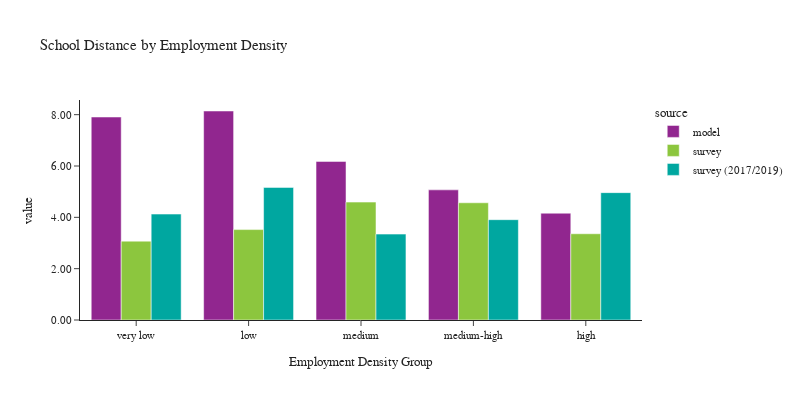

Notebook code cell kept with this figure:
### Code cell
plot_school_location(df_students, 'emp_density_group', 'Employment Density', 'Employment Density Group')

### Figure 1 — Plotly figure (JSON) as saved in the notebook; plotly's stock layout.template omitted (floating-point values rounded to 4 significant figures)
{"data": [{"alignmentgroup": "True", "customdata": [[202154], [87701], [278913], [241406], [162943]], "hovertemplate": "source=model<br>emp_density_group=%{x}<br>value=%{y}<br>sample count=%{customdata[0]}<extra></extra>", "legendgroup": "model", "marker": {"color": "#91268F", "pattern": {"shape": ""}}, "name": "model", "offsetgroup": "model", "orientation": "v", "showlegend": true, "textposition": "auto", "type": "bar", "x": ["very low", "low", "medium", "medium-high", "high"], "xaxis": "x", "y": [7.908, 8.143, 6.179, 5.071, 4.161], "yaxis": "y"}, {"alignmentgroup": "True", "customdata": [[253], [83], [221], [229], [111]], "hovertemplate": "source=survey<br>emp_density_group=%{x}<br>value=%{y}<br>sample count=%{customdata[0]}<extra></extra>", "legendgroup": "survey", "marker": {"color": "#8CC63E", "pattern": {"shape": ""}}, "name": "survey", "offsetgroup": "survey", "orientation": "v", "showlegend": true, "textposition": "auto", "type": "bar", "x": ["very low", "low", "medium", "medium-high", "high"], "xaxis": "x", "y": [3.073, 3.522, 4.594, 4.567, 3.36], "yaxis": "y"}, {"alignmentgroup": "True", "customdata": [[118], [29], [138], [102], [64]], "hovertemplate": "source=survey (2017/2019)<br>emp_density_group=%{x}<br>value=%{y}<br>sample count=%{customdata[0]}<extra></extra>", "legendgroup": "survey (2017/2019)", "marker": {"color": "#00A7A0", "pattern": {"shape": ""}}, "name": "survey (2017/2019)", "offsetgroup": "survey (2017/2019)", "orientation": "v", "showlegend": true, "textposition": "auto", "type": "bar", "x": ["very low", "low", "medium", "medium-high", "high"], "xaxis": "x", "y": [4.126, 5.166, 3.346, 3.909, 4.962], "yaxis": "y"}], "layout": {"barmode": "group", "font": {"size": 11}, "height": 400, "legend": {"title": {"text": "source"}, "tracegroupgap": 0}, "title": {"text": "School Distance by Employment Density"}, "width": 800, "xaxis": {"anchor": "y", "domain": [0, 1], "title": {"text": "Employment Density Group"}}, "yaxis": {"anchor": "x", "domain": [0, 1], "tickformat": ".2f", "title": {"text": "value"}}}}
